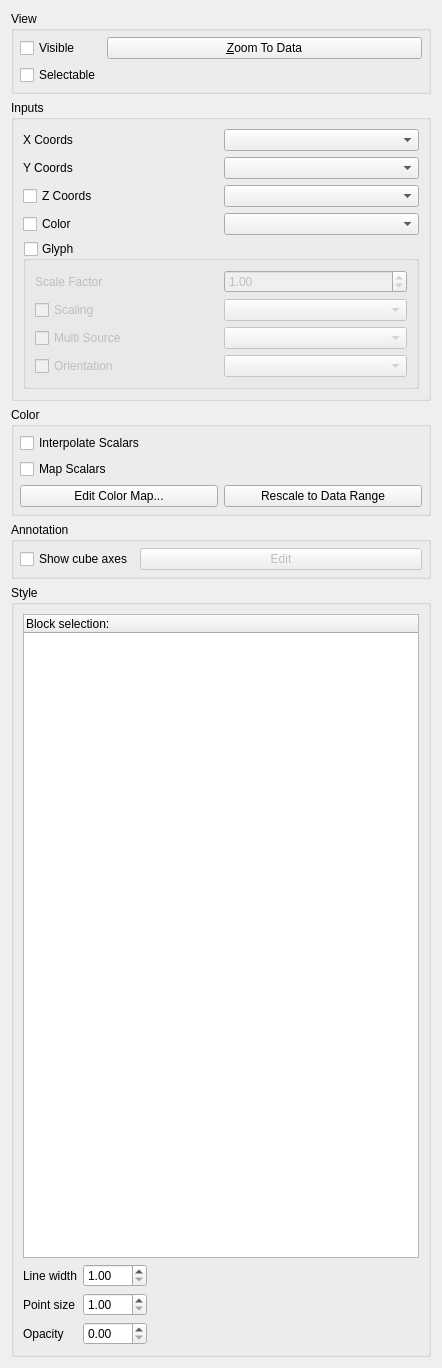
<?xml version="1.0" encoding="UTF-8"?>
<ui version="4.0">
 <class>pqScatterPlotDisplayPanel</class>
 <widget class="QWidget" name="pqScatterPlotDisplayPanel">
  <property name="geometry">
   <rect>
    <x>0</x>
    <y>0</y>
    <width>442</width>
    <height>1368</height>
   </rect>
  </property>
  <property name="windowTitle">
   <string>Form</string>
  </property>
  <layout class="QVBoxLayout">
   <item>
    <widget class="QGroupBox" name="ViewGroup">
     <property name="title">
      <string>View</string>
     </property>
     <layout class="QGridLayout">
      <property name="margin">
       <number>6</number>
      </property>
      <property name="spacing">
       <number>6</number>
      </property>
      <item row="0" column="0">
       <widget class="QCheckBox" name="ViewData">
        <property name="sizePolicy">
         <sizepolicy hsizetype="Fixed" vsizetype="Fixed">
          <horstretch>0</horstretch>
          <verstretch>0</verstretch>
         </sizepolicy>
        </property>
        <property name="toolTip">
         <string>&lt;html&gt;&lt;head&gt;&lt;meta name=&quot;qrichtext&quot; content=&quot;1&quot; /&gt;&lt;/head&gt;&lt;body style=&quot; white-space: pre-wrap; font-family:Sans Serif; font-size:9pt; font-weight:400; font-style:normal; text-decoration:none;&quot;&gt;&lt;p style=&quot; margin-top:0px; margin-bottom:0px; margin-left:0px; margin-right:0px; -qt-block-indent:0; text-indent:0px;&quot;&gt;Toggle visibility of this dataset's geometry.&lt;/p&gt;&lt;/body&gt;&lt;/html&gt;</string>
        </property>
        <property name="text">
         <string>Visible</string>
        </property>
       </widget>
      </item>
      <item row="0" column="1">
       <widget class="QPushButton" name="ViewZoomToData">
        <property name="enabled">
         <bool>true</bool>
        </property>
        <property name="toolTip">
         <string>&lt;html&gt;&lt;head&gt;&lt;meta name=&quot;qrichtext&quot; content=&quot;1&quot; /&gt;&lt;/head&gt;&lt;body style=&quot; white-space: pre-wrap; font-family:Sans Serif; font-size:9pt; font-weight:400; font-style:normal; text-decoration:none;&quot;&gt;&lt;p style=&quot; margin-top:0px; margin-bottom:0px; margin-left:0px; margin-right:0px; -qt-block-indent:0; text-indent:0px;&quot;&gt;Change the camera location to best fit the dataset in the view window.&lt;/p&gt;&lt;/body&gt;&lt;/html&gt;</string>
        </property>
        <property name="text">
         <string>&amp;Zoom To Data</string>
        </property>
       </widget>
      </item>
      <item row="1" column="0">
       <widget class="QCheckBox" name="Selectable">
        <property name="sizePolicy">
         <sizepolicy hsizetype="Fixed" vsizetype="Fixed">
          <horstretch>0</horstretch>
          <verstretch>0</verstretch>
         </sizepolicy>
        </property>
        <property name="toolTip">
         <string>&lt;html&gt;Toggle the selectablity of the object. Only selectable objects can be selected using the selection mechanisms&lt;/html&gt;</string>
        </property>
        <property name="text">
         <string>Selectable</string>
        </property>
       </widget>
      </item>
     </layout>
    </widget>
   </item>
   <item>
    <widget class="QGroupBox" name="InputsGroupBox">
     <property name="title">
      <string>Inputs</string>
     </property>
     <layout class="QGridLayout" name="gridLayout_2">
      <item row="0" column="0">
       <widget class="QLabel" name="XCoordsLabel">
        <property name="text">
         <string>X Coords</string>
        </property>
       </widget>
      </item>
      <item row="0" column="1">
       <widget class="QComboBox" name="XCoordsComboBox"/>
      </item>
      <item row="1" column="0">
       <widget class="QLabel" name="YCoordsLabel">
        <property name="text">
         <string>Y Coords</string>
        </property>
       </widget>
      </item>
      <item row="1" column="1">
       <widget class="QComboBox" name="YCoordsComboBox"/>
      </item>
      <item row="2" column="0">
       <widget class="QCheckBox" name="ZCoordsCheckBox">
        <property name="text">
         <string>Z Coords</string>
        </property>
       </widget>
      </item>
      <item row="2" column="1">
       <widget class="QComboBox" name="ZCoordsComboBox"/>
      </item>
      <item row="3" column="0">
       <widget class="QCheckBox" name="ColorCheckBox">
        <property name="text">
         <string>Color</string>
        </property>
       </widget>
      </item>
      <item row="3" column="1">
       <widget class="QComboBox" name="ColorComboBox"/>
      </item>
      <item row="4" column="0" colspan="2">
       <widget class="QGroupBox" name="GlyphGroupBox">
        <property name="title">
         <string>Glyph</string>
        </property>
        <property name="checkable">
         <bool>true</bool>
        </property>
        <property name="checked">
         <bool>false</bool>
        </property>
        <layout class="QGridLayout" name="gridLayout_4">
         <item row="1" column="0">
          <widget class="QCheckBox" name="GlyphScalingCheckBox">
           <property name="text">
            <string>Scaling</string>
           </property>
          </widget>
         </item>
         <item row="1" column="1">
          <widget class="QComboBox" name="GlyphScalingComboBox"/>
         </item>
         <item row="2" column="0">
          <widget class="QCheckBox" name="GlyphMultiSourceCheckBox">
           <property name="text">
            <string>Multi Source</string>
           </property>
          </widget>
         </item>
         <item row="2" column="1">
          <widget class="QComboBox" name="GlyphMultiSourceComboBox"/>
         </item>
         <item row="3" column="0">
          <widget class="QCheckBox" name="GlyphOrientationCheckBox">
           <property name="text">
            <string>Orientation</string>
           </property>
          </widget>
         </item>
         <item row="3" column="1">
          <widget class="QComboBox" name="GlyphOrientationComboBox"/>
         </item>
         <item row="0" column="0">
          <widget class="QLabel" name="GlyphScaleFactorLabel">
           <property name="text">
            <string>Scale Factor</string>
           </property>
          </widget>
         </item>
         <item row="0" column="1">
          <widget class="QDoubleSpinBox" name="GlyphScaleFactorSpinBox">
           <property name="maximum">
            <double>10000.000000000000000</double>
           </property>
           <property name="value">
            <double>1.000000000000000</double>
           </property>
          </widget>
         </item>
        </layout>
       </widget>
      </item>
     </layout>
    </widget>
   </item>
   <item>
    <widget class="QGroupBox" name="ColorGroup">
     <property name="title">
      <string>Color</string>
     </property>
     <layout class="QGridLayout">
      <property name="margin">
       <number>6</number>
      </property>
      <property name="spacing">
       <number>6</number>
      </property>
      <item row="0" column="0" colspan="2">
       <widget class="QCheckBox" name="ColorInterpolateScalars">
        <property name="enabled">
         <bool>true</bool>
        </property>
        <property name="toolTip">
         <string>&lt;html&gt;&lt;head&gt;&lt;meta name=&quot;qrichtext&quot; content=&quot;1&quot; /&gt;&lt;/head&gt;&lt;body style=&quot; white-space: pre-wrap; font-family:Sans Serif; font-size:9pt; font-weight:400; font-style:normal; text-decoration:none;&quot;&gt;&lt;p style=&quot; margin-top:0px; margin-bottom:0px; margin-left:0px; margin-right:0px; -qt-block-indent:0; text-indent:0px;&quot;&gt;If on, scalars will be interpolated within polygons and color mapping will happen on a per-pixel basis.  If off, color mapping occurs at polygon points and colors are interpolated, which is generally less accurate.&lt;/p&gt;&lt;/body&gt;&lt;/html&gt;</string>
        </property>
        <property name="text">
         <string>Interpolate Scalars</string>
        </property>
       </widget>
      </item>
      <item row="3" column="0">
       <widget class="QPushButton" name="EditColorMapButton">
        <property name="text">
         <string>Edit Color Map...</string>
        </property>
       </widget>
      </item>
      <item row="3" column="1">
       <widget class="QPushButton" name="RescaleButton">
        <property name="text">
         <string>Rescale to Data Range</string>
        </property>
       </widget>
      </item>
      <item row="1" column="0">
       <widget class="QCheckBox" name="ColorMapScalars">
        <property name="enabled">
         <bool>true</bool>
        </property>
        <property name="toolTip">
         <string>&lt;html&gt;&lt;head&gt;&lt;meta name=&quot;qrichtext&quot; content=&quot;1&quot; /&gt;&lt;/head&gt;&lt;body style=&quot; white-space: pre-wrap; font-family:Sans Serif; font-size:9pt; font-weight:400; font-style:normal; text-decoration:none;&quot;&gt;&lt;p style=&quot; margin-top:0px; margin-bottom:0px; margin-left:0px; margin-right:0px; -qt-block-indent:0; text-indent:0px;&quot;&gt;Map scalars through lookup table before applying color.&lt;/p&gt;&lt;/body&gt;&lt;/html&gt;</string>
        </property>
        <property name="text">
         <string>Map Scalars</string>
        </property>
       </widget>
      </item>
     </layout>
    </widget>
   </item>
   <item>
    <widget class="QGroupBox" name="AnnotationGroup">
     <property name="title">
      <string>Annotation</string>
     </property>
     <layout class="QGridLayout">
      <property name="margin">
       <number>6</number>
      </property>
      <item row="0" column="1">
       <widget class="QPushButton" name="EditCubeAxes">
        <property name="enabled">
         <bool>false</bool>
        </property>
        <property name="toolTip">
         <string>&lt;html&gt;Edit properties of the cube axes &lt;/html&gt;</string>
        </property>
        <property name="statusTip">
         <string>&lt;html&gt;Edit properties of the cube axes &lt;/html&gt;</string>
        </property>
        <property name="whatsThis">
         <string>&lt;html&gt;Edit properties of the cube axes &lt;/html&gt;</string>
        </property>
        <property name="text">
         <string>Edit</string>
        </property>
       </widget>
      </item>
      <item row="0" column="0">
       <widget class="QCheckBox" name="ShowCubeAxes">
        <property name="sizePolicy">
         <sizepolicy hsizetype="Fixed" vsizetype="Fixed">
          <horstretch>0</horstretch>
          <verstretch>0</verstretch>
         </sizepolicy>
        </property>
        <property name="toolTip">
         <string>&lt;html&gt;Toggle visibility of the cube axes&lt;/html&gt;</string>
        </property>
        <property name="statusTip">
         <string>&lt;html&gt;Toggle visibility of the cube axes&lt;/html&gt;</string>
        </property>
        <property name="whatsThis">
         <string>&lt;html&gt;Toggle visibility of the cube axes&lt;/html&gt;</string>
        </property>
        <property name="text">
         <string>Show cube axes</string>
        </property>
       </widget>
      </item>
     </layout>
    </widget>
   </item>
   <item>
    <widget class="QGroupBox" name="StyleGroup">
     <property name="title">
      <string>Style</string>
     </property>
     <layout class="QGridLayout" name="gridLayout_3">
      <item row="0" column="0" colspan="3">
       <widget class="QTreeWidget" name="compositeTree">
        <column>
         <property name="text">
          <string>Block selection:</string>
         </property>
        </column>
       </widget>
      </item>
      <item row="1" column="0">
       <widget class="QLabel" name="label_5">
        <property name="text">
         <string>Line width</string>
        </property>
       </widget>
      </item>
      <item row="1" column="1">
       <widget class="QDoubleSpinBox" name="StyleLineWidth">
        <property name="toolTip">
         <string>&lt;html&gt;&lt;head&gt;&lt;meta name=&quot;qrichtext&quot; content=&quot;1&quot; /&gt;&lt;/head&gt;&lt;body style=&quot; white-space: pre-wrap; font-family:Sans Serif; font-size:9pt; font-weight:400; font-style:normal; text-decoration:none;&quot;&gt;&lt;p style=&quot; margin-top:0px; margin-bottom:0px; margin-left:0px; margin-right:0px; -qt-block-indent:0; text-indent:0px;&quot;&gt;If your dataset containes lines/edges, this scale adjusts the width of the rendered lines.&lt;/p&gt;&lt;/body&gt;&lt;/html&gt;</string>
        </property>
        <property name="minimum">
         <double>1.000000000000000</double>
        </property>
        <property name="maximum">
         <double>100.000000000000000</double>
        </property>
       </widget>
      </item>
      <item row="1" column="2">
       <spacer name="spacer">
        <property name="orientation">
         <enum>Qt::Horizontal</enum>
        </property>
        <property name="sizeHint" stdset="0">
         <size>
          <width>253</width>
          <height>20</height>
         </size>
        </property>
       </spacer>
      </item>
      <item row="2" column="0">
       <widget class="QLabel" name="label_4">
        <property name="text">
         <string>Point size</string>
        </property>
       </widget>
      </item>
      <item row="2" column="1">
       <widget class="QDoubleSpinBox" name="StylePointSize">
        <property name="toolTip">
         <string>&lt;html&gt;&lt;head&gt;&lt;meta name=&quot;qrichtext&quot; content=&quot;1&quot; /&gt;&lt;/head&gt;&lt;body style=&quot; white-space: pre-wrap; font-family:Sans Serif; font-size:9pt; font-weight:400; font-style:normal; text-decoration:none;&quot;&gt;&lt;p style=&quot; margin-top:0px; margin-bottom:0px; margin-left:0px; margin-right:0px; -qt-block-indent:0; text-indent:0px;&quot;&gt;If your dataset contains points/verticies, this scale adjusts the diameter of the rendered points.&lt;/p&gt;&lt;/body&gt;&lt;/html&gt;</string>
        </property>
        <property name="minimum">
         <double>1.000000000000000</double>
        </property>
        <property name="maximum">
         <double>100.000000000000000</double>
        </property>
       </widget>
      </item>
      <item row="2" column="2">
       <spacer>
        <property name="orientation">
         <enum>Qt::Horizontal</enum>
        </property>
        <property name="sizeHint" stdset="0">
         <size>
          <width>40</width>
          <height>20</height>
         </size>
        </property>
       </spacer>
      </item>
      <item row="3" column="0">
       <widget class="QLabel" name="label_6">
        <property name="text">
         <string>Opacity</string>
        </property>
       </widget>
      </item>
      <item row="3" column="1">
       <widget class="QDoubleSpinBox" name="Opacity">
        <property name="toolTip">
         <string>&lt;html&gt;Set the opacity of the dataset's geometry.  Artifacts
         may appear in translucent geometry because primatives are not
         sorted.&lt;/html&gt;</string>
        </property>
        <property name="maximum">
         <double>1.000000000000000</double>
        </property>
        <property name="singleStep">
         <double>0.100000000000000</double>
        </property>
       </widget>
      </item>
      <item row="3" column="2">
       <spacer>
        <property name="orientation">
         <enum>Qt::Horizontal</enum>
        </property>
        <property name="sizeHint" stdset="0">
         <size>
          <width>40</width>
          <height>20</height>
         </size>
        </property>
       </spacer>
      </item>
     </layout>
    </widget>
   </item>
  </layout>
 </widget>
 <tabstops>
  <tabstop>ViewData</tabstop>
  <tabstop>ViewZoomToData</tabstop>
  <tabstop>Selectable</tabstop>
  <tabstop>ColorInterpolateScalars</tabstop>
  <tabstop>ShowCubeAxes</tabstop>
  <tabstop>EditCubeAxes</tabstop>
  <tabstop>compositeTree</tabstop>
  <tabstop>StylePointSize</tabstop>
  <tabstop>Opacity</tabstop>
 </tabstops>
 <resources/>
 <connections>
  <connection>
   <sender>ShowCubeAxes</sender>
   <signal>toggled(bool)</signal>
   <receiver>EditCubeAxes</receiver>
   <slot>setEnabled(bool)</slot>
   <hints>
    <hint type="sourcelabel">
     <x>82</x>
     <y>490</y>
    </hint>
    <hint type="destinationlabel">
     <x>213</x>
     <y>490</y>
    </hint>
   </hints>
  </connection>
  <connection>
   <sender>ColorMapScalars</sender>
   <signal>toggled(bool)</signal>
   <receiver>EditColorMapButton</receiver>
   <slot>setEnabled(bool)</slot>
   <hints>
    <hint type="sourcelabel">
     <x>139</x>
     <y>122</y>
    </hint>
    <hint type="destinationlabel">
     <x>92</x>
     <y>194</y>
    </hint>
   </hints>
  </connection>
  <connection>
   <sender>ColorMapScalars</sender>
   <signal>toggled(bool)</signal>
   <receiver>RescaleButton</receiver>
   <slot>setEnabled(bool)</slot>
   <hints>
    <hint type="sourcelabel">
     <x>139</x>
     <y>122</y>
    </hint>
    <hint type="destinationlabel">
     <x>201</x>
     <y>194</y>
    </hint>
   </hints>
  </connection>
 </connections>
</ui>
